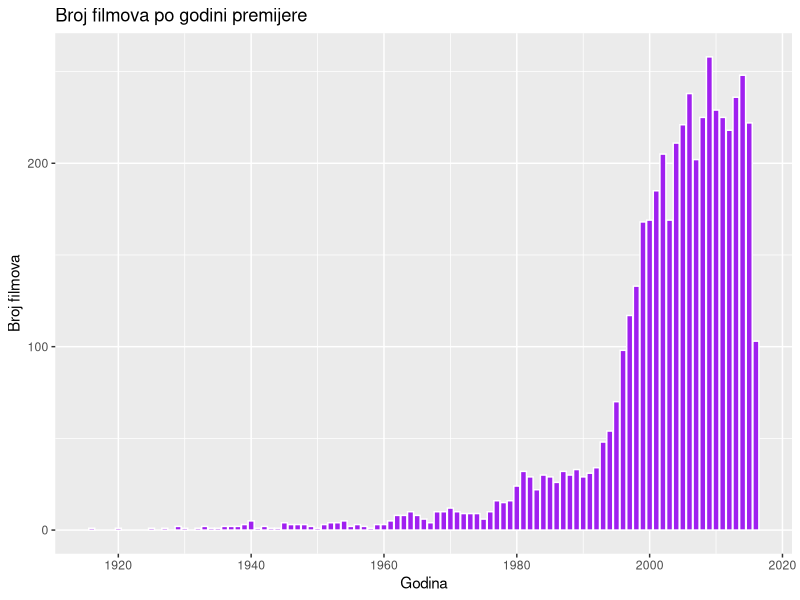
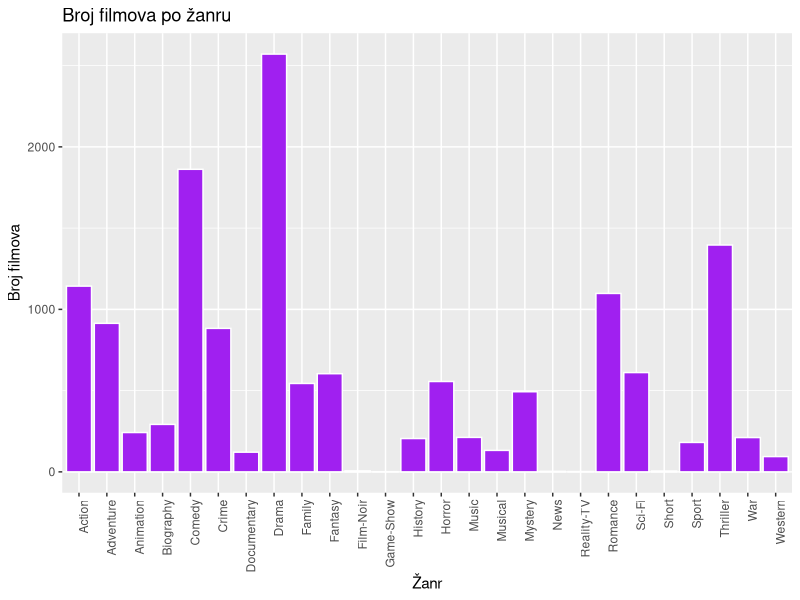
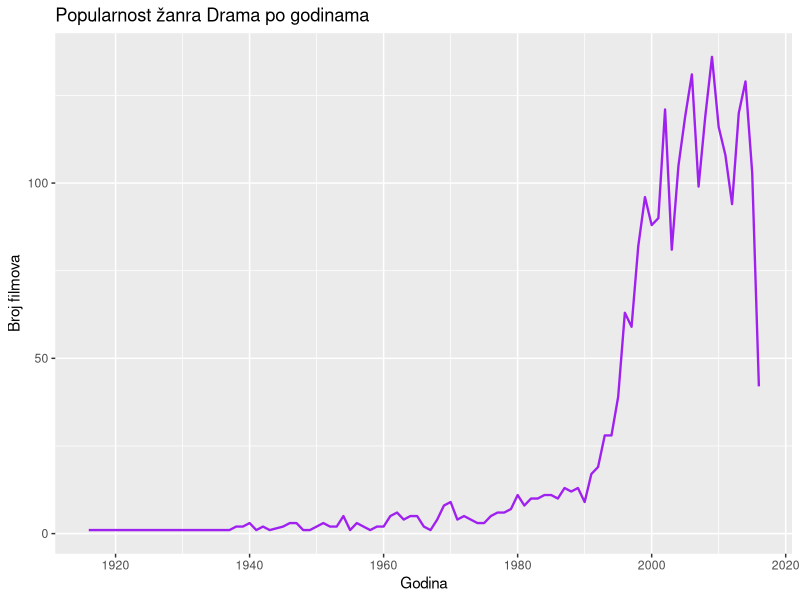
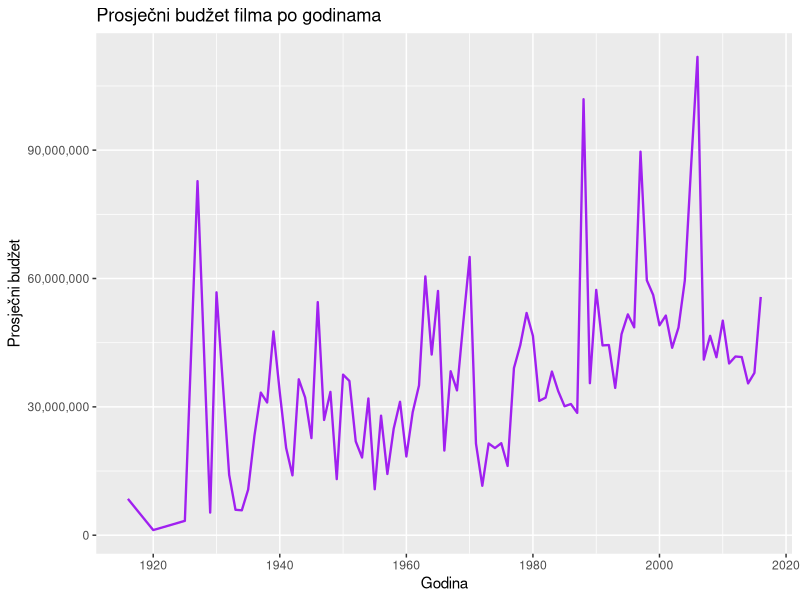
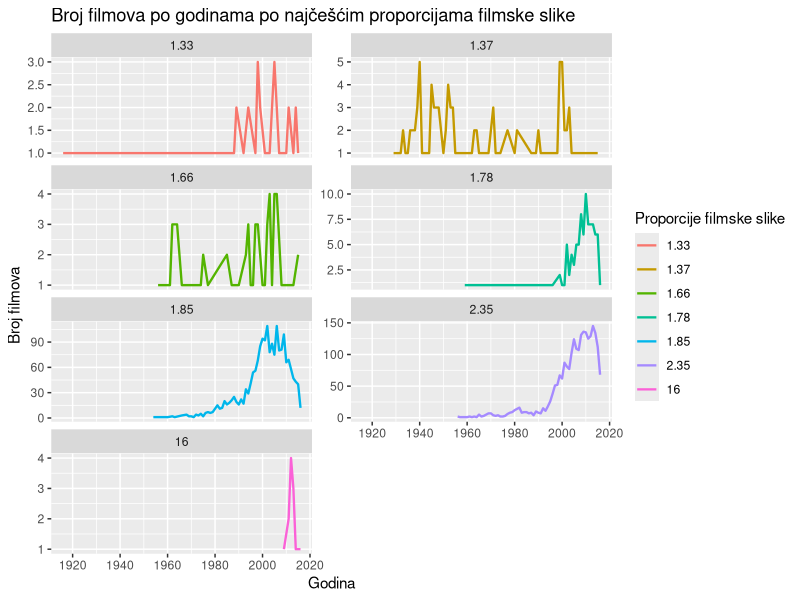
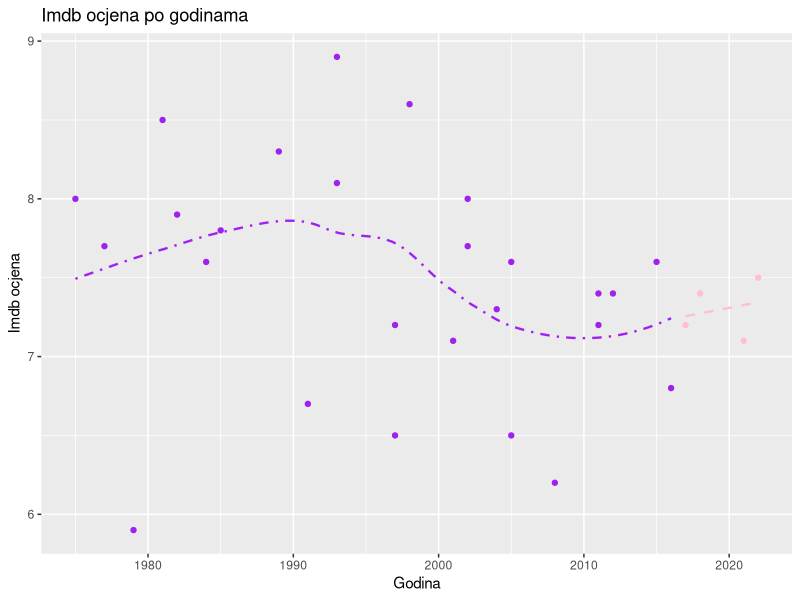
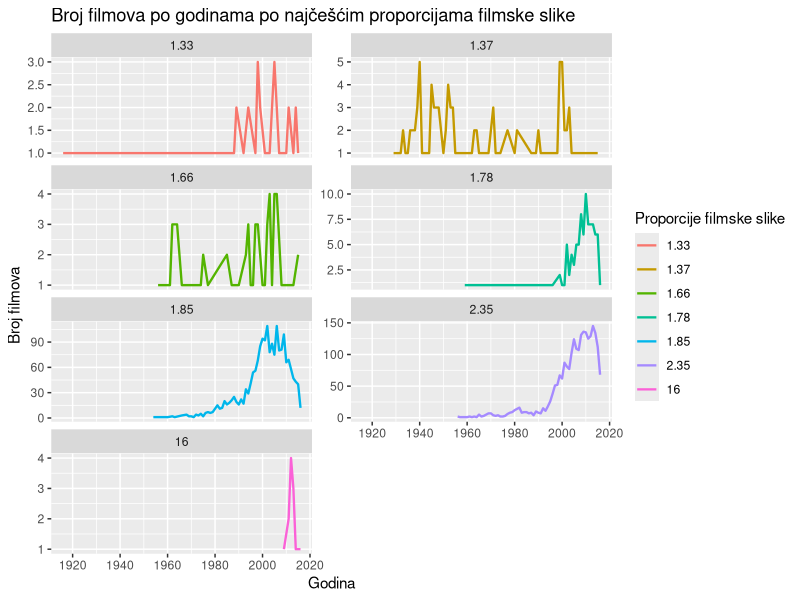

Generate these figures, in order, with R:
## ---- chunk 1
library(tidyverse)
library(gridExtra)
library(GGally)
knitr::opts_chunk$set(echo = TRUE)
## ---- chunk 2
data <- read_csv("../data/IMDB_movie_dataset_tidy.csv")
## ---- chunk 3
actors_and_likes <- data[, c('actor_1_name', 'actor_1_facebook_likes')]
actors_and_likes <- data[c('actor_2_name', 'actor_2_facebook_likes')] %>% rename(actor_1_name = actor_2_name) %>% rename(actor_1_facebook_likes = actor_2_facebook_likes) %>% rbind(actors_and_likes)
actors_and_likes <- data[c('actor_3_name', 'actor_3_facebook_likes')] %>% rename(actor_1_name = actor_3_name) %>% rename(actor_1_facebook_likes = actor_3_facebook_likes) %>% rbind(actors_and_likes) %>% rename(Actor_name = actor_1_name) %>% rename(likes = actor_1_facebook_likes) 

actors_and_likes %>% group_by(Actor_name) %>% summarise(max_likes = max(likes)) %>% arrange(desc(max_likes)) %>% head(5)

## ---- chunk 4
data %>%  arrange(desc(cast_total_facebook_likes)) %>% select(movie_title, title_year, imdb_score, cast_total_facebook_likes) %>% head(5)
## ---- chunk 5
years_and_count <- data %>% group_by(title_year) %>% summarise(count = n())

ggplot(years_and_count, aes(x = title_year, y = count)) +
  geom_bar(stat = "identity", fill = "purple", color = "white") +
  labs(title = "Broj filmova po godini premijere", x = "Godina", y = "Broj filmova")

## ---- chunk 6
genre_and_count <- data[, c('movie_title', 'genres')] %>% separate_rows(genres, sep = "\\|") %>% group_by(genres) %>% summarise(count = n())

ggplot(genre_and_count, aes(x = genres, y = count)) +
  geom_bar(stat = "identity", fill = "purple", color = "white") +
  labs(title = "Broj filmova po žanru", x = "Žanr", y = "Broj filmova") +
  theme(axis.text.x = element_text(angle = 90, hjust = 1))
## ---- chunk 7
year_and_count_drama <- data[, c('title_year', 'genres')] %>% separate_rows(genres, sep = "\\|") %>% filter(genres == 'Drama') %>% group_by(title_year) %>% summarise(count = n())

ggplot(year_and_count_drama, aes(x = title_year, y = count)) +
  geom_line(color = "purple", size = 0.8) +
  labs(title = "Popularnost žanra Drama po godinama", x = "Godina", y = "Broj filmova")
## ---- chunk 8
genre_and_count <- data[, c('movie_title', 'plot_keywords')] %>% separate_rows(plot_keywords, sep = "\\|") %>% group_by(plot_keywords) %>% rename(keyword = plot_keywords) %>% summarise(count = n()) %>% arrange(desc(count)) %>% filter(!is.na(keyword)) %>% slice_head(n = 20)
genre_and_count
## ---- chunk 9
years <- c(1916, 1917, 1918, 1919, 1920, 1921, 1922, 1923, 1924, 1925, 1926, 1927, 1928, 1929, 1930, 1931, 1932, 1933, 1934, 1935, 1936, 1937, 1938, 1939, 1940, 1941, 1942, 1943, 1944, 1945, 1946, 1947, 1948, 1949, 1950, 1951, 1952, 1953, 1954, 1955, 1956, 1957, 1958, 1959, 1960, 1961, 1962, 1963, 1964, 1965, 1966, 1967, 1968, 1969, 1970, 1971, 1972, 1973, 1974, 1975, 1976, 1977, 1978, 1979, 1980, 1981, 1982, 1983, 1984, 1985, 1986, 1987, 1988, 1989, 1990, 1991, 1992, 1993, 1994, 1995, 1996, 1997, 1998, 1999, 2000, 2001, 2002, 2003, 2004, 2005, 2006, 2007, 2008, 2009, 2010, 2011, 2012, 2013, 2014, 2015, 2016)
cpi <- c(10.9, 12.8, 15.0, 17.3, 20.0, 17.9, 16.8, 17.1, 17.1, 17.5, 17.7, 17.4, 17.2, 17.2, 16.7, 15.2, 13.6, 12.9, 13.4, 13.7, 13.9, 14.4, 14.1, 13.9, 14.0, 14.7, 16.3, 17.3, 17.6, 18.0, 19.5, 22.3, 24.0, 23.8, 24.1, 26.0, 26.6, 26.8, 26.9, 26.8, 27.2, 28.1, 28.9, 29.2, 29.6, 29.9, 30.3, 30.6, 31.0, 31.5, 32.5, 33.4, 34.8, 36.7, 38.8, 40.5, 41.8, 44.4, 49.3, 53.8, 56.9, 60.6, 65.2, 72.6, 82.4, 90.9, 96.5, 99.6, 103.9, 107.6, 109.6, 113.6, 118.3, 124.0, 130.7, 136.2, 140.3, 144.5, 148.2, 152.4, 156.9, 160.5, 163.0, 166.6, 172.2, 177.1, 179.9, 184.0, 188.9, 195.3, 201.6, 207.3, 215.3, 214.5, 218.1, 224.9, 229.6, 233.0, 236.7, 237.0, 240.0)

cpi_data <- data.frame(year = years, cpi = cpi)

budgets <- data[, c('title_year', 'budget')] %>% rename(year = title_year) %>% filter(!is.na(budget))

merge <-  merge(budgets, cpi_data, by = "year")

merge$real_budget <- merge$budget * cpi_data$cpi[cpi_data$year == 2016] / merge$cpi

year_and_avg_budget <-merge %>% group_by(year) %>% summarise(avg = mean(real_budget))

ggplot(year_and_avg_budget, aes(x = year, y = avg)) +
  geom_line(color = "purple", size = 0.8) +
  labs(title = "Prosječni budžet filma po godinama", x = "Godina", y = "Prosječni budžet") +
  scale_y_continuous(labels = scales::comma)

## ---- chunk 10

ratios <- c(1.33, 1.37, 1.66, 1.78, 1.85, 2.35, 16.0)

year_aspect_ratio <-  data[!is.na(data$aspect_ratio) & !is.na(data$title_year), c('movie_title', 'title_year', 'aspect_ratio')] %>% filter(aspect_ratio %in% ratios) %>% group_by(aspect_ratio, title_year) %>% summarise(movie_count = n())

my_plot <- ggplot(year_aspect_ratio, aes(x = title_year, y = movie_count, color = as.factor(aspect_ratio))) +
  geom_line(size = 0.8) +
  labs(title = "Broj filmova po godinama po najčešćim proporcijama filmske slike", x = 'Godina', y = "Broj filmova") +
  scale_color_discrete(name = "Proporcije filmske slike") + facet_wrap(~aspect_ratio, scales = "free_y", ncol = 2)

my_plot

# Set the width and height for saving
width <- 10
height <- 10

ggsave("output_ggplot.png", plot = my_plot, width = width, height = height)
## ---- chunk 11
spielberg_data <- data[data$director_name == 'Steven Spielberg' & !is.na(data$director_name), c('imdb_score', 'title_year')] 


new_data <- data.frame(title_year = c(2017, 2018, 2021, 2022), imdb_score = c(7.2, 7.4, 7.1, 7.5))

ggplot() +
  geom_point(data = spielberg_data, aes(x = title_year, y = imdb_score), color = 'purple') +
  geom_smooth(data = spielberg_data, aes(x = title_year, y = imdb_score), method = 'loess', linetype = 4, color = "purple", se = FALSE, size = 0.8) +
  geom_point(data = new_data, aes(x = title_year, y = imdb_score), color = 'pink') +
  geom_smooth(data = new_data, aes(x = title_year, y = imdb_score), method = 'lm', linetype = 2, color = "pink", se = FALSE, size = 0.8) +
  labs(title = "Imdb ocjena po godinama", x = "Godina", y = "Imdb ocjena")
